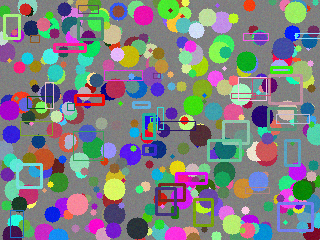
#> input picture swift/Tests/AilbumCoreTests/Fixtures/sift_a.png, 320 x 240 px
$ python -i aesthetics.py   (imports and definitions only)   (older library calls are emulated)
#> lines starting #> are read from the running program, lines starting #| are printed output that depends on the picture; after the words box and inside, x2 and y2 are one past the last pixel; in counts of white or black regions, pixels touching at a corner belong together
### src/ailbum/cv/quality.py
from __future__ import annotations

from dataclasses import dataclass, field

import cv2
import numpy as np


@dataclass(slots=True)
class AnalysisImagePyramid:
    """Lazily build and reuse proportional downscales of one decoded image."""

    original: np.ndarray
    _images: dict[int, np.ndarray] = field(default_factory=dict, init=False, repr=False)

    # [18 lines left out: function get, not called in this run]


def resize_for_analysis(image: np.ndarray, max_side: int) -> tuple[np.ndarray, float]:
    height, width = image.shape[:2]
    scale = min(1.0, max_side / max(height, width))
    if scale == 1.0:
        return image, scale
    resized = cv2.resize(image, (round(width * scale), round(height * scale)), interpolation=cv2.INTER_AREA)
    return resized, scale


# [20 lines left out: functions sharpness_score, exposure_score, quality_score, not called in this run]

### src/ailbum/cv/aesthetics.py
from __future__ import annotations

import cv2
import numpy as np

from ailbum.cv.quality import resize_for_analysis
from ailbum.models import ColorRecord, CompositionRecord, SubjectRecord


def analyze_composition(
    image: np.ndarray,
    face_boxes: list[tuple[int, int, int, int]] | None = None,
    max_side: int = 800,
    analysis_image: np.ndarray | None = None,
) -> CompositionRecord:
    """Estimate subject placement and framing on a normalized 0..1 scale."""
    height, width = image.shape[:2]
    subject = _subject_from_faces(face_boxes or [], width, height)
    edge_energy = 0.0
    if subject is None:
        subject, edge_energy = _subject_from_saliency(
            analysis_image if analysis_image is not None else image, max_side
        )

    if subject is None:
        return CompositionRecord(
            rule_of_thirds=0.0,
            frame_occupancy=0.0,
            negative_space=1.0,
            crop_risk=round(edge_energy, 4),
            score=0.0,
        )

    x, y, box_width, box_height = subject.bbox
    occupancy = float(np.clip(box_width * box_height, 0.0, 1.0))
    thirds = _rule_of_thirds(subject.center)
    margin = min(x, y, 1.0 - x - box_width, 1.0 - y - box_height)
    boundary_risk = float(np.clip((0.04 - margin) / 0.04, 0.0, 1.0))
    crop_risk = max(boundary_risk, edge_energy)
    # A broad optimum avoids declaring either portraits or landscapes "wrong".
    occupancy_score = float(np.clip(1.0 - abs(occupancy - 0.35) / 0.55, 0.0, 1.0))
    score = 0.5 * thirds + 0.3 * (1.0 - crop_risk) + 0.2 * occupancy_score
    return CompositionRecord(
        rule_of_thirds=round(thirds, 4),
        frame_occupancy=round(occupancy, 4),
        negative_space=round(1.0 - occupancy, 4),
        crop_risk=round(crop_risk, 4),
        score=round(float(score), 4),
        main_subject=subject,
    )


# [26 lines left out: function analyze_color, not called in this run]


def _subject_from_faces(
    boxes: list[tuple[int, int, int, int]], width: int, height: int
) -> SubjectRecord | None:
    valid = [box for box in boxes if box[2] > 0 and box[3] > 0]
    if not valid or width <= 0 or height <= 0:
        return None
    x1 = min(box[0] for box in valid)
    y1 = min(box[1] for box in valid)
    x2 = max(box[0] + box[2] for box in valid)
    y2 = max(box[1] + box[3] for box in valid)
    return _normalized_subject(x1, y1, x2 - x1, y2 - y1, width, height, "faces")


def _subject_from_saliency(
    image: np.ndarray, max_side: int
) -> tuple[SubjectRecord | None, float]:
    resized, _ = resize_for_analysis(image, max_side)
    gray = cv2.cvtColor(resized, cv2.COLOR_BGR2GRAY).astype(np.float32) / 255.0
    if float(gray.std()) < 1e-4:
        return None, 0.0

    spectrum = np.fft.fft2(gray)
    log_amplitude = np.log(np.abs(spectrum) + 1e-8)
    smooth = cv2.blur(log_amplitude.astype(np.float32), (3, 3))
    residual = log_amplitude - smooth
    saliency = np.abs(np.fft.ifft2(np.exp(residual + 1j * np.angle(spectrum)))) ** 2
    saliency = cv2.GaussianBlur(saliency.astype(np.float32), (9, 9), 2.5)
    saliency -= float(saliency.min())
    peak = float(saliency.max())
    if peak <= 1e-8:
        return None, 0.0
    saliency /= peak

    border = max(1, round(min(saliency.shape) * 0.04))
    edge_mask = np.zeros(saliency.shape, dtype=bool)
    edge_mask[:border, :] = True
    edge_mask[-border:, :] = True
    edge_mask[:, :border] = True
    edge_mask[:, -border:] = True
    edge_energy = float(saliency[edge_mask].sum() / max(float(saliency.sum()), 1e-8))
    edge_risk = float(np.clip(edge_energy / 0.22, 0.0, 1.0))

    cutoff = max(0.35, float(np.quantile(saliency, 0.82)))
    mask = np.uint8(saliency >= cutoff) * 255
    count, _, stats, _ = cv2.connectedComponentsWithStats(mask, connectivity=8)
    if count <= 1:
        return None, edge_risk
    component = 1 + int(np.argmax(stats[1:, cv2.CC_STAT_AREA]))
    x, y, width, height, _ = stats[component]
    subject = _normalized_subject(
        int(x), int(y), int(width), int(height), resized.shape[1], resized.shape[0], "saliency"
    )
    return subject, edge_risk


def _normalized_subject(
    x: int, y: int, width: int, height: int, image_width: int, image_height: int, source: str
) -> SubjectRecord:
    bbox = (
        float(np.clip(x / image_width, 0.0, 1.0)),
        float(np.clip(y / image_height, 0.0, 1.0)),
        float(np.clip(width / image_width, 0.0, 1.0)),
        float(np.clip(height / image_height, 0.0, 1.0)),
    )
    center = (bbox[0] + bbox[2] / 2.0, bbox[1] + bbox[3] / 2.0)
    return SubjectRecord(
        bbox=tuple(round(value, 4) for value in bbox),  # type: ignore[arg-type]
        center=tuple(round(value, 4) for value in center),  # type: ignore[arg-type]
        source=source,
    )


def _rule_of_thirds(center: tuple[float, float]) -> float:
    intersections = ((1 / 3, 1 / 3), (2 / 3, 1 / 3), (1 / 3, 2 / 3), (2 / 3, 2 / 3))
    distance = min(np.hypot(center[0] - x, center[1] - y) for x, y in intersections)
    return float(np.exp(-0.5 * (distance / 0.22) ** 2))


# [29 lines left out: function _hue_harmony, not called in this run]

>>> import cv2
>>> picture = cv2.imread('../../../swift/Tests/AilbumCoreTests/Fixtures/sift_a.png')
#> picture is the input picture: shape (240, 320, 3); mean B, G, R 130.9, 128.9, 125.9
>>> result = analyze_composition(picture)
#> in _subject_from_saliency, `gray = cv2.cvtColor(resized, cv2.COLOR_BGR2GRAY).astype(np.float32) / ..`:
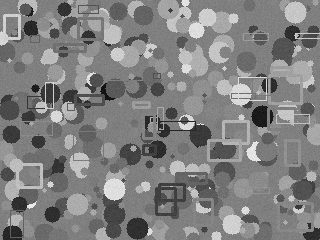
#> gray: shape (240, 320) float32; min 0.051, max 0.937, mean 0.503
#> in _subject_from_saliency, `log_amplitude = np.log(np.abs(spectrum) + 1e-8)`:
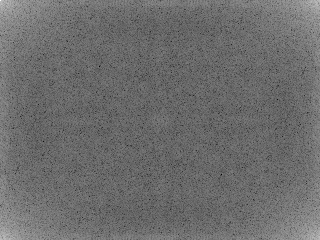
#> log_amplitude: shape (240, 320) float64; min -3.48, max 10.56, mean 2.54; drawn with min black and max white
#> in _subject_from_saliency, `smooth = cv2.blur(log_amplitude.astype(np.float32), (3, 3))`:
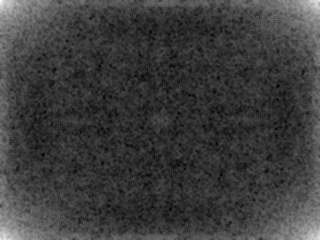
#> smooth: shape (240, 320) float32; min 1.11, max 7.08, mean 2.54; drawn with min black and max white
#> in _subject_from_saliency, `residual = log_amplitude - smooth`:
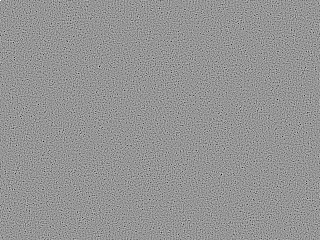
#> residual: shape (240, 320) float64; min -4.91, max 3.49, mean 2.42e-05; drawn with min black and max white
#> in _subject_from_saliency, `saliency = np.abs(np.fft.ifft2(np.exp(residual + 1j * np.angle(spectru..`:
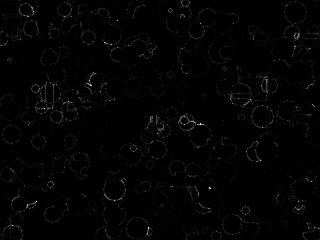
#> saliency: shape (240, 320) float64; min 1.91e-11, max 0.00166, mean 2.29e-05; drawn with min black and max white
#> in _subject_from_saliency, `saliency = cv2.GaussianBlur(saliency.astype(np.float32), (9, 9), 2.5)`:
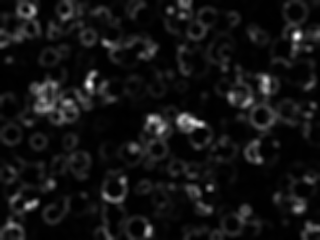
#> saliency: shape (240, 320) float32; min 1.35e-06, max 0.000286, mean 2.29e-05; drawn with min black and max white
#> in _subject_from_saliency, `peak = float(saliency.max())`: peak = 0.000284
#> in _subject_from_saliency, `edge_energy = float(saliency[edge_mask].sum() / max(float(saliency.sum..`: edge_energy = 0.128
#> in _subject_from_saliency, `edge_risk = float(np.clip(edge_energy / 0.22, 0.0, 1.0))`: edge_risk = 0.58
#> in _subject_from_saliency, `cutoff = max(0.35, float(np.quantile(saliency, 0.82)))`: cutoff = 0.35
#> in _subject_from_saliency, `mask = np.uint8(saliency >= cutoff) * 255`:
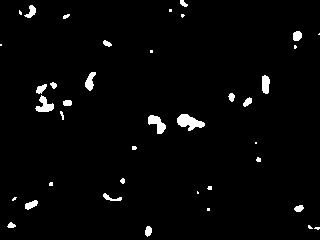
#> mask: shape (240, 320); 2.5% white; 39 white regions (16 under 20 px), largest, box (x1, y1, x2, y2) and area: (177, 114, 205, 131) 271, (148, 115, 166, 134) 184, (35, 95, 54, 112) 169
#> in _subject_from_saliency, `count, _, stats, _ = cv2.connectedComponentsWithStats(mask, connectivi..`: count = 40; stats = 40 rows, first 6: [0, 0, 320, 240, 74913], [180, 0, 8, 7, 35], [24, 5, 12, 13, 81], [169, 9, 3, 3, 9], [19, 10, 3, 5, 11], [63, 14, 7, 5, 23]
#> in _subject_from_saliency, `component = 1 + int(np.argmax(stats[1:, cv2.CC_STAT_AREA]))`: component = 23
#> in _subject_from_saliency, `x, y, width, height, _ = stats[component]`: x = 177; y = 114; width = 28; height = 17
#> in analyze_composition, `subject, edge_energy = _subject_from_saliency( analysis_image if analy..`: edge_energy = 0.58
#> in analyze_composition, `x, y, box_width, box_height = subject.bbox`: x = 0.553; y = 0.475; box_width = 0.0875; box_height = 0.0708
#> in analyze_composition, `occupancy = float(np.clip(box_width * box_height, 0.0, 1.0))`: occupancy = 0.00619
#> in analyze_composition, `thirds = _rule_of_thirds(subject.center)`: thirds = 0.739
#> in analyze_composition, `margin = min(x, y, 1.0 - x - box_width, 1.0 - y - box_height)`: margin = 0.359
#> in analyze_composition, `boundary_risk = float(np.clip((0.04 - margin) / 0.04, 0.0, 1.0))`: boundary_risk = 0
#> in analyze_composition, `crop_risk = max(boundary_risk, edge_energy)`: crop_risk = 0.58
#> in analyze_composition, `occupancy_score = float(np.clip(1.0 - abs(occupancy - 0.35) / 0.55, 0...`: occupancy_score = 0.375
#> in analyze_composition, `score = 0.5 * thirds + 0.3 * (1.0 - crop_risk) + 0.2 * occupancy_score`: score = 0.571

$ run again, on swift/Tests/AilbumCoreTests/Fixtures/sift_b.png
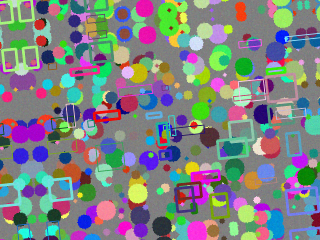
#> input picture swift/Tests/AilbumCoreTests/Fixtures/sift_b.png, 320 x 240 px
#> picture is the input picture: shape (240, 320, 3); mean B, G, R 130.9, 130, 126.1
#> in _subject_from_saliency, `saliency = cv2.GaussianBlur(saliency.astype(np.float32), (9, 9), 2.5)`:
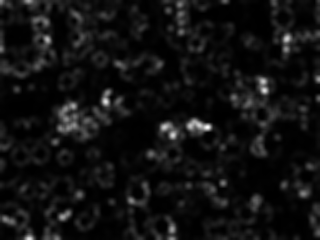
#> saliency: shape (240, 320) float32; min 1.58e-06, max 0.000304, mean 2.24e-05; drawn with min black and max white
#> peak = 0.000302
#> in _subject_from_saliency, `edge_energy = float(saliency[edge_mask].sum() / max(float(saliency.sum..`: edge_energy = 0.158
#> edge_risk = 0.717
#> cutoff = 0.35
#> in _subject_from_saliency, `mask = np.uint8(saliency >= cutoff) * 255`:
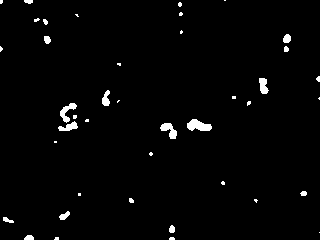
#> mask: shape (240, 320); 1.9% white; 41 white regions (24 under 20 px), largest, box (x1, y1, x2, y2) and area: (187, 119, 212, 131) 203, (160, 123, 177, 139) 146, (60, 103, 77, 123) 141
#> count = 42; stats = 42 rows, first 6: [0, 0, 320, 240, 75342], [0, 0, 3, 4, 11], [24, 0, 9, 4, 29], [224, 0, 2, 1, 2], [178, 2, 4, 5, 16], [179, 12, 4, 4, 13]
#> component = 25
#> in _subject_from_saliency, `x, y, width, height, _ = stats[component]`: x = 187; y = 119; width = 25; height = 12
#> in analyze_composition, `subject, edge_energy = _subject_from_saliency( analysis_image if analy..`: edge_energy = 0.717
#> in analyze_composition, `x, y, box_width, box_height = subject.bbox`: x = 0.584; y = 0.496; box_width = 0.0781; box_height = 0.05
#> occupancy = 0.00391
#> thirds = 0.787
#> margin = 0.337
#> boundary_risk = 0
#> crop_risk = 0.717
#> occupancy_score = 0.371
#> score = 0.553

$ run again, on swift/Tests/AilbumCoreTests/Fixtures/sift_c.png
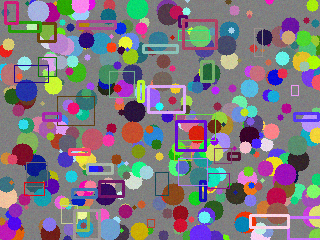
#> input picture swift/Tests/AilbumCoreTests/Fixtures/sift_c.png, 320 x 240 px
#> picture is the input picture: shape (240, 320, 3); mean B, G, R 128.5, 120.9, 127.1
#> in _subject_from_saliency, `saliency = cv2.GaussianBlur(saliency.astype(np.float32), (9, 9), 2.5)`:
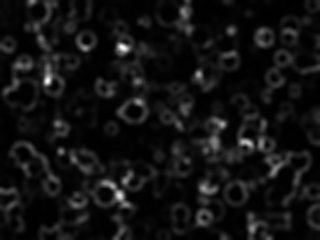
#> saliency: shape (240, 320) float32; min 1.7e-06, max 0.000294, mean 2.3e-05; drawn with min black and max white
#> peak = 0.000292
#> in _subject_from_saliency, `edge_energy = float(saliency[edge_mask].sum() / max(float(saliency.sum..`: edge_energy = 0.103
#> edge_risk = 0.467
#> cutoff = 0.35
#> in _subject_from_saliency, `mask = np.uint8(saliency >= cutoff) * 255`:
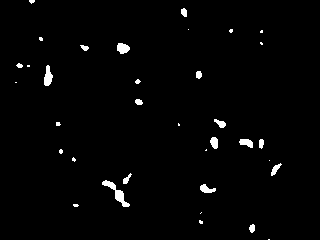
#> mask: shape (240, 320); 1.7% white; 35 white regions (18 under 20 px), largest, box (x1, y1, x2, y2) and area: (102, 180, 130, 207) 211, (44, 65, 53, 86) 124, (117, 43, 130, 54) 107
#> count = 36; stats = 36 rows, first 6: [0, 0, 320, 240, 75505], [29, 0, 6, 4, 17], [181, 8, 6, 9, 43], [188, 29, 1, 1, 1], [229, 29, 4, 4, 13], [260, 30, 3, 3, 8]
#> component = 29
#> in _subject_from_saliency, `x, y, width, height, _ = stats[component]`: x = 102; y = 180; width = 28; height = 27
#> in analyze_composition, `subject, edge_energy = _subject_from_saliency( analysis_image if analy..`: edge_energy = 0.467
#> in analyze_composition, `x, y, box_width, box_height = subject.bbox`: x = 0.319; y = 0.75; box_width = 0.0875; box_height = 0.113
#> occupancy = 0.00984
#> thirds = 0.81
#> margin = 0.138
#> boundary_risk = 0
#> crop_risk = 0.467
#> occupancy_score = 0.382
#> score = 0.641
